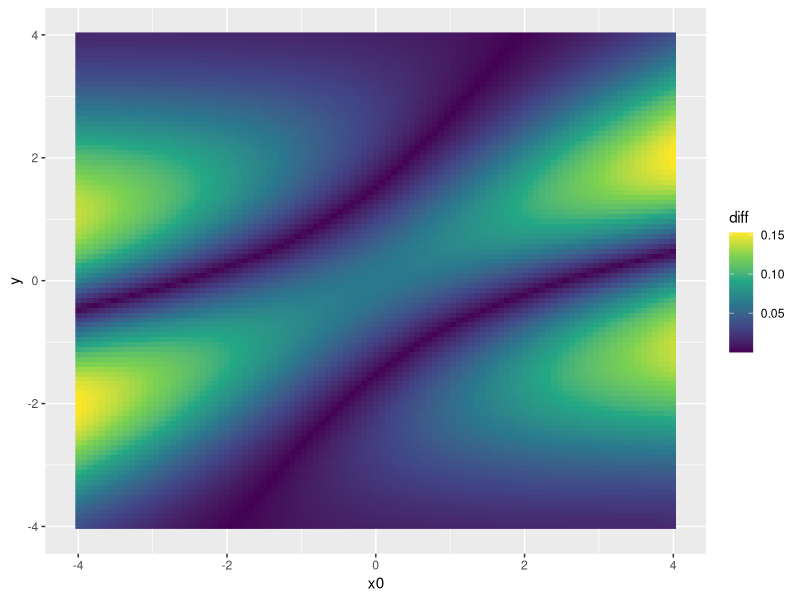

Recreate this plot in R.
rm(list = ls())
# Utils -------------------------------------------------------------------

get_q <- function(x, a, b, x0){
  dnorm(x, a * x0, b)
}
get_g <- function(x, c, d, y){
  dnorm(y, c * x, d)
}
get_a <- function(rho, delta, method = "ou"){
  if(method == "ou"){
    return(exp(-rho * delta))
  }
  else if(method == "euler"){
    return(1 - rho * delta)
  }
  else{
    stop("method must be 'ou' or 'euler'")
  }
}
get_b <- function(rho, sigma, delta, method = "ou"){
  if(method == "ou"){
    return(sigma * sqrt(0.5 * (1 - exp(-2 * rho * delta)) / rho))
  }
  else if(method == "euler"){
    return(sigma * sqrt(delta))
  }
  else{
    stop("method must be 'ou' or 'euler'")
  }
}

get_l <- function(x, a, b, c, d, x0, y){
  get_q(x, a, b, x0) * get_g(x, c, d, y)
}

get_gamma2 <- function(b, c, d){
  gamma2_inv <- c^2 / d^2 + 1 / b^2
  1 / gamma2_inv
}

get_integrand <- function(rho, sigma, delta, c, d, x0, y, method = "ou"){
  a <- get_a(rho, delta, method); 
  b <- get_b(rho, sigma, delta, method)
  gamma2 <- get_gamma2(b, c, d)
  initial_integrand <- sqrt(gamma2) / (b * d * sqrt(2 * pi))
  eterm <- exp(-0.5 * ((y / d)^2 + (a / b * x0)^2 - gamma2 * (a / b^2 * x0 + c / d^2 * y)^2))
  initial_integrand * eterm
}


# Example -----------------------------------------------------------------

set.seed(123)
foo <- function(my_x0, my_y, method){
  z <- get_integrand(rho = 0.5, sigma = 1, delta = 2 , c = 1, d = 1, my_x0, my_y, method)
  data.frame(x0 = my_x0, y = my_y, z = z, method = method)
}

plan_xp <- expand.grid(my_x0 = seq(-4, 4, length.out = 101),
                       my_y = seq(-4, 4, length.out = 101),
                       method = c("euler", "ou"))
library(tidyverse)
resultats <- purrr::pmap_dfr(plan_xp, foo)
resultats %>% 
  group_by(x0, y) %>% 
  summarise(diff = abs(diff(z))) %>% 
  ggplot() +
  aes(x = x0, y = y, fill = diff) +
  geom_raster() +
  scale_fill_viridis_c()
